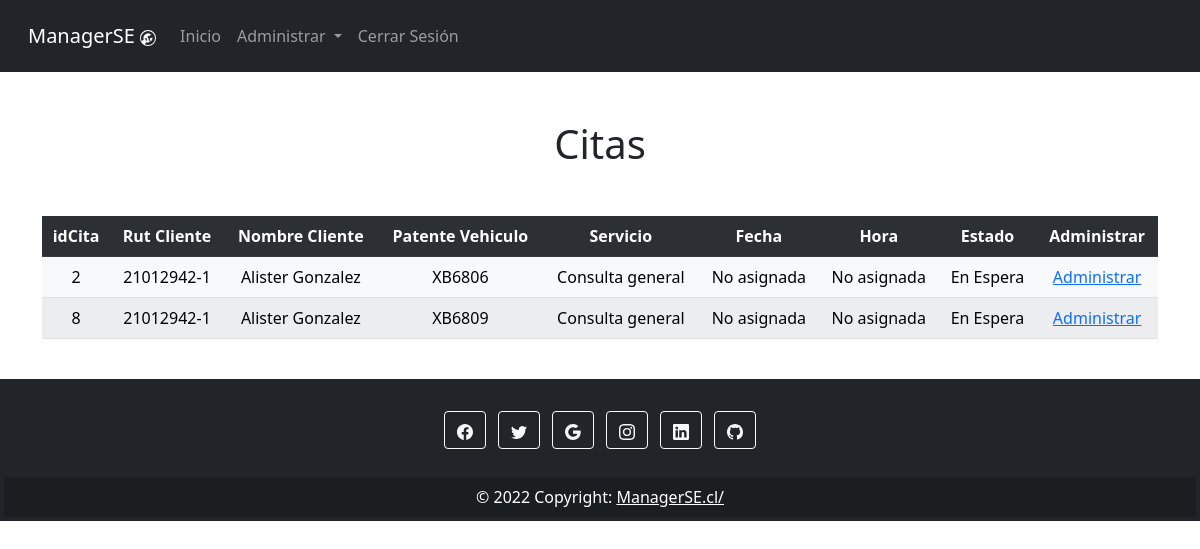
Before: /crud/citas (signed in) with the older database file.
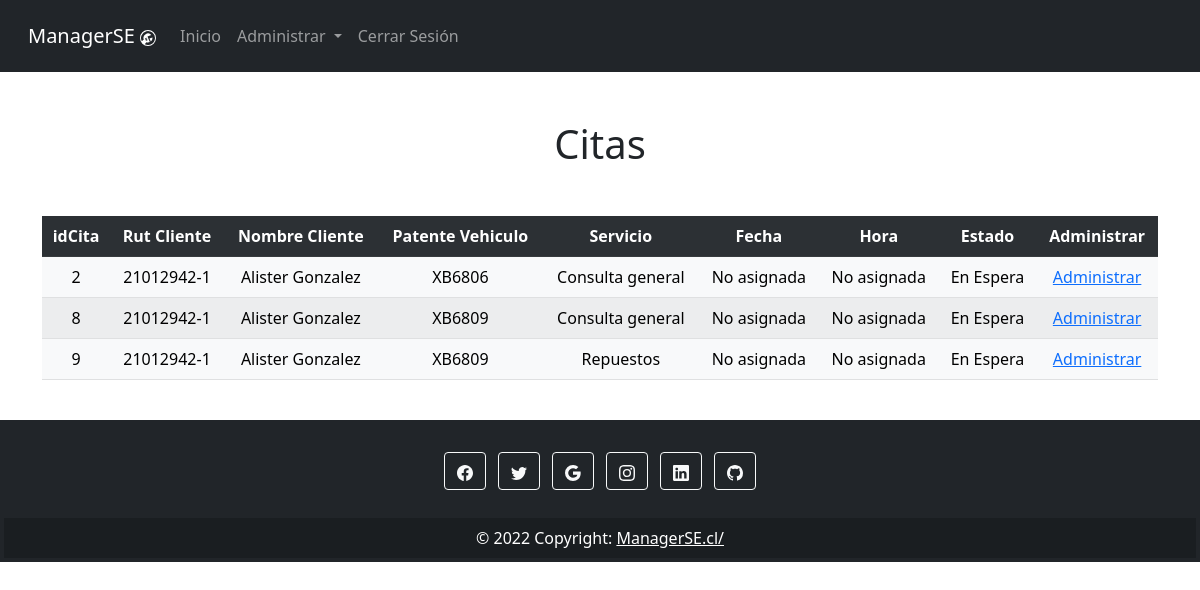
After: the same page with the newer database file.
### CRUD/models.py (models this page shows, shortened)
class Cita(models.Model):
    idCliente = models.IntegerField()
    idVehiculo = models.IntegerField()
    idServicio = models.IntegerField()
    fechaCita = models.DateField()
    horaCita = models.TimeField()
    estado = models.IntegerField()

class Usuario(AbstractUser):
    rut = models.TextField(max_length=10)
    dv = models.TextField(max_length=1)
    username = models.TextField(max_length=20, unique=True)
    first_name = models.TextField(max_length=20)
    last_name = models.TextField(max_length=20)
    fechaNac = models.DateField(null=True)
    password = models.CharField(max_length=128)
    email = models.TextField(max_length=30)
    direccion = models.TextField(max_length=30)
    telefono = models.TextField(max_length=12)
    last_login = models.DateField(default=timezone.now)
    is_superuser = models.BooleanField(default=False)
    is_staff = models.BooleanField(default=False)
    is_active = models.BooleanField(default=True)
    date_joined = models.DateField(default=timezone.now)
    USERNAME_FIELD = 'username'
    REQUIRED_FIELDS = []

class Vehiculo(models.Model):
    idCliente = models.IntegerField()
    patente = models.CharField(max_length= 6, unique = True)
    padron = models.CharField(max_length=17, unique = True)
    color  = models.CharField(max_length = 15)
    modelo = models.CharField(max_length = 20)
    marca = models.TextField(max_length=50)
    year = models.IntegerField()

class Servicios(models.Model):
    nombreServicio = models.CharField(max_length = 50, unique = True)
    precioServicio = models.IntegerField()
    descripcion = models.TextField(max_length = 50)
    tiempo = models.IntegerField()
    imgServicio = models.ImageField(upload_to = "servicio", null = True)
    activo = models.BooleanField()

### CRUD/views.py (the view)
# urls.py: path('citas', views.viewCitas, name="citas"),
@login_required
@staff_member_required
def viewCitas(request):
    cntx = {}
    listado = Cita.objects.all()
    if len(listado) >= 1:
        cntx = {'listado': listado }
    else:
        cntx = {'error': 'Aun no existen citas para mostrar'}
    services = Servicios.objects.all()
    cntx["services"] = services
    vehicles = Vehiculo.objects.all()
    cntx["vehicles"] = vehicles
    users = Usuario.objects.all()
    cntx["users"] = users
    return render(request, 'citas.html', cntx)

### CRUD/templates/citas.html (shortened to what this page needs)
{% extends "index.html" %}
{% block tituloPagina %}
    <div class="text-center mt-5">
        <h1>Citas</h1>
    </div>
{% endblock %}
{% block listado %}
{% if listado %}
<div class="container">
    <div class="text-center mt-5">
        <div class="col-md-12 table-responsive">
            <table class="table table-light table-striped">
                <tr class="table-dark">
                    <th>idCita</th>
                    <th>Rut Cliente</th>
                    <th>Nombre Cliente</th>
                    <th>Patente Vehiculo</th>
                    <th>Servicio</th>
                    <th>Fecha</th>
                    <th>Hora</th>
                    <th>Estado</th>
                    <th>Administrar</th>
                </tr>
    {% for fila in listado %}
                <tr>
                    <td>{{ fila.id }}</td>
                    {%for user in users%}
                    {%if user.id is fila.idCliente%}
                    <td>{{ user.rut }}-{{user.dv}}</td>
                    <td>{{ user.first_name }} {{user.last_name}}</td>
                    {%endif%}
                    {%endfor%}
                    {%for vehicle in vehicles%}
                    {%if vehicle.id is fila.idVehiculo%}
                    <td>{{ vehicle.patente }}</td>
                    {%endif%}
                    {%endfor%}
                    {%for service in services%}
                    {%if service.id is fila.idServicio%}
                    <td>{{ service.nombreServicio }}</td>
                    {%endif%}
                    {%endfor%}
                    {% if fila.estado == 1 %}
                    <td>No asignada</td>
                    <td>No asignada</td>
                    {% else %}
                    <td>{{ fila.fechaCita }}</td>
                    <td>{{ fila.horaCita }}</td>
                    {% endif %}
                    {%if fila.estado == 1%}
                    <td>En Espera</td>
                    {%elif fila.estado == 2%}
                    <td>En Proceso</td>
                    {%elif fila.estado == 3%}
                    <td>Listo</td>
                    {%endif%}
                    <td><a href="{% url 'citaM' fila.id fila.idVehiculo fila.idServicio fila.idCliente %}">Administrar</a></td>
                </tr>
    {% endfor %}
            </table>
        </div>
    </div>
</div>
{%endif%}
{% endblock %}

Changed rows visible on the page:
added Cita: id "9", estado "No asignada", Usuario (rut "21012942", dv "1", first_name "Alister", last_name "Gonzalez"), Vehiculo (patente "XB6809")
now on this page (row unchanged): Servicios: nombreServicio "Repuestos", shown under "9"
